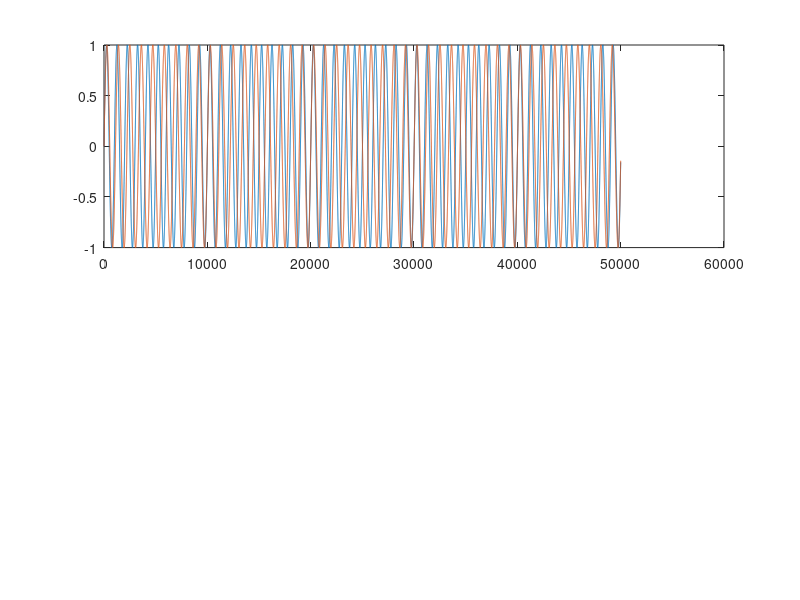

Here is the MATLAB script that generated this plot: (Note: this script raises an error after producing the figure.)
clear
close all

% Definere frekvenser
f1=1
f2=1-0.1

% Samplingsperioden
t=0:0.001:50;

% Simulerte kurver for sending (y1), mottaker (y2) og mottaker 90grader
% forskøvet (y2_b)
y1=sin(6.28.*f1.*t);
y2=sin(6.28.*f2.*t);
y2_b=sin(6.28.*f2.*t+pi/2);

% Plotte sending og mottaking
subplot(2,1,1)
plot(y1)
hold on
plot(y2)


% Bruker identiteten: sin(x)^2 + cos(x)^2 = 1
% og filtrerer signalet for å finne en linje som beskriver sammenfalling 
a=y1.*y2;
b=y1.*y2_b;
ab=a.^2+b.^2;
ab_filtrert=lavpassfilter(ab,0.1,500);

subplot(2,1,2)
plot(y1.*y2)
hold on
plot(y1.*y2_b)


figure
plot(ab)
hold on
plot(ab_filtrert)

function y = lavpassfilter(x, dt,RC)
% Digitalt RC lavpassfilter
% Variable:
% inputdata - x
% tidsintervall – dt
% tidskonstant RC
%
% Eksempel på bruk:
% y_filter10 = lavpassfilter(stoy_data,1,10);
alfa = dt/(RC+dt);
y(1) = x(1);
n = length(x);
for i = 2:n
    y(i) = alfa*x(i) + (1-alfa)*y(i-1);
end
end